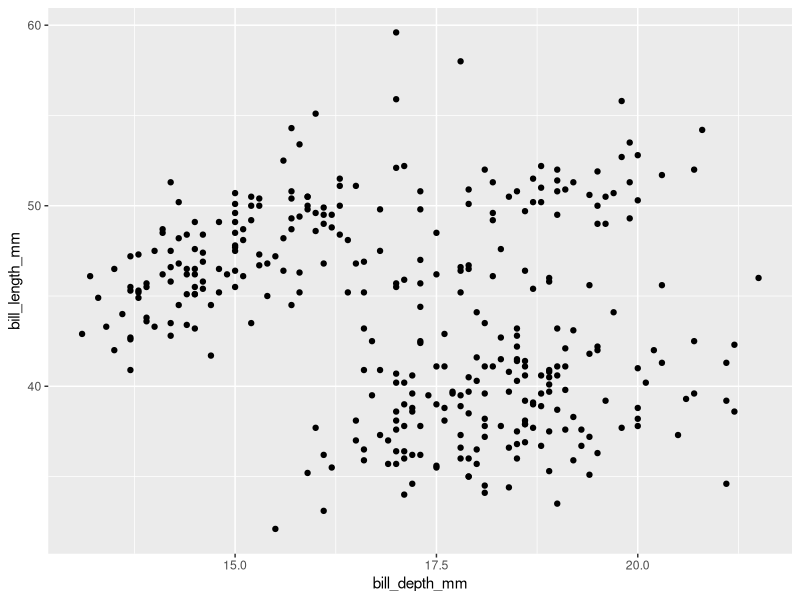
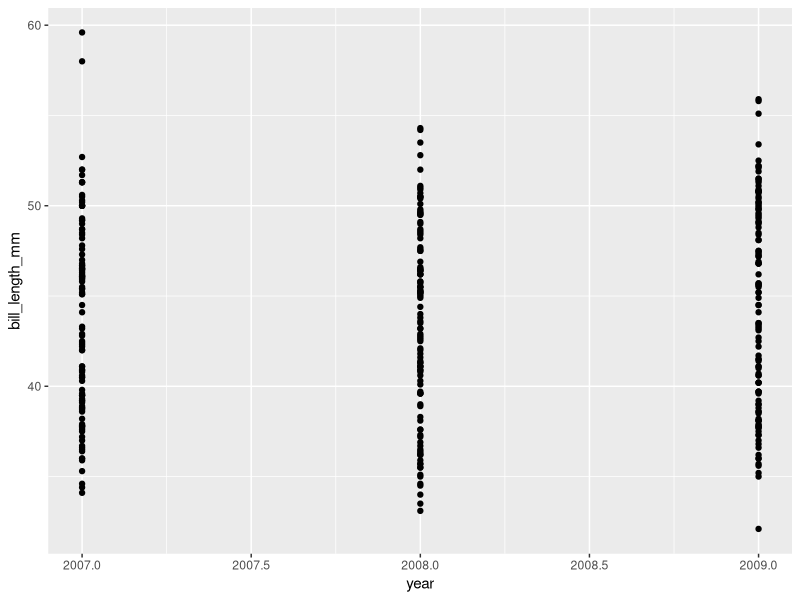
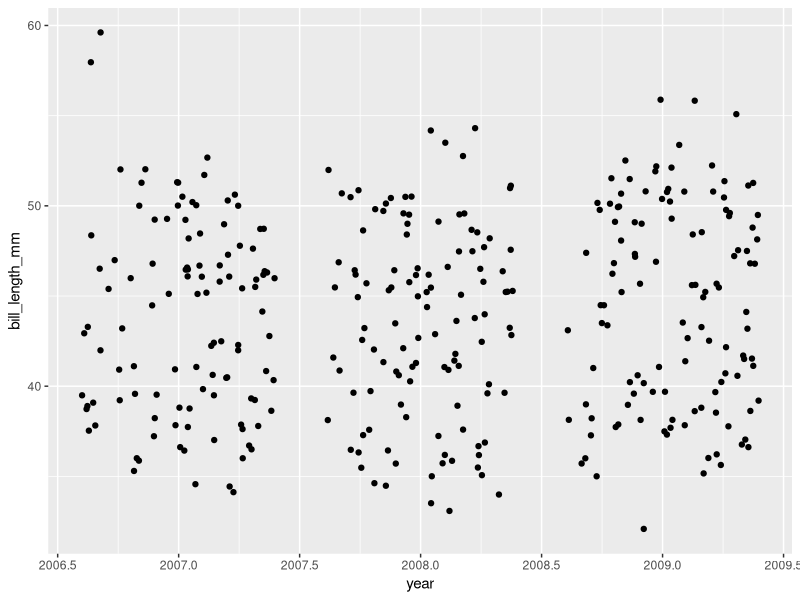
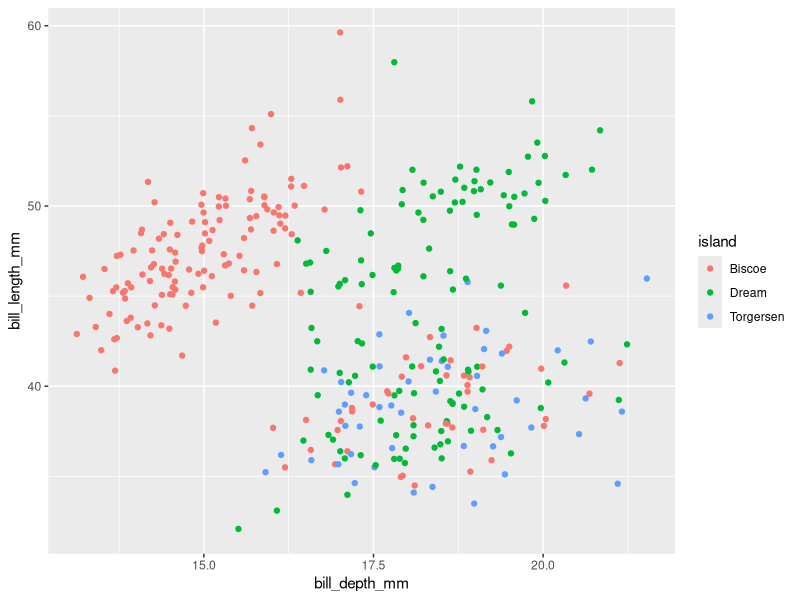
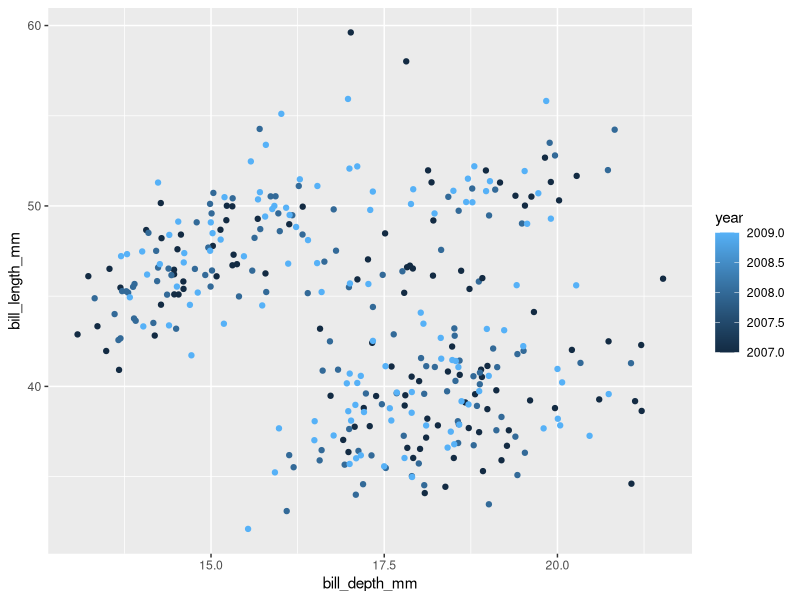
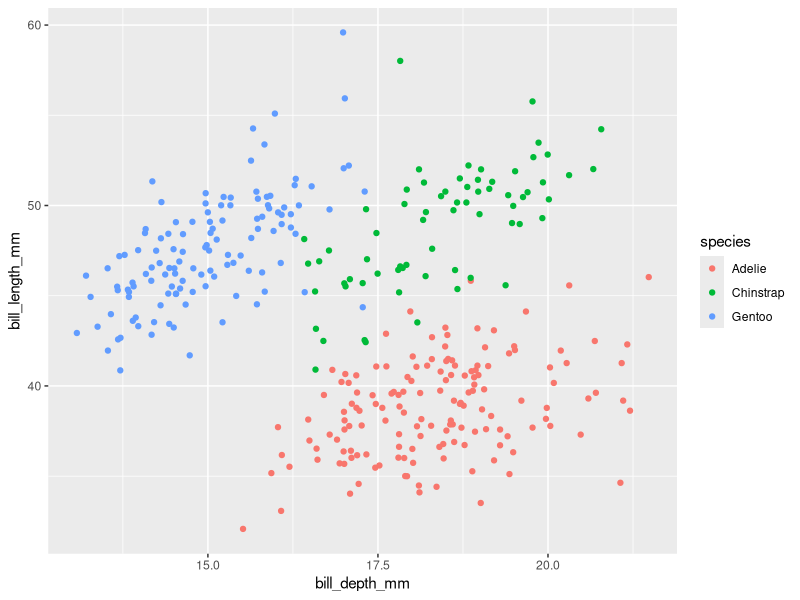
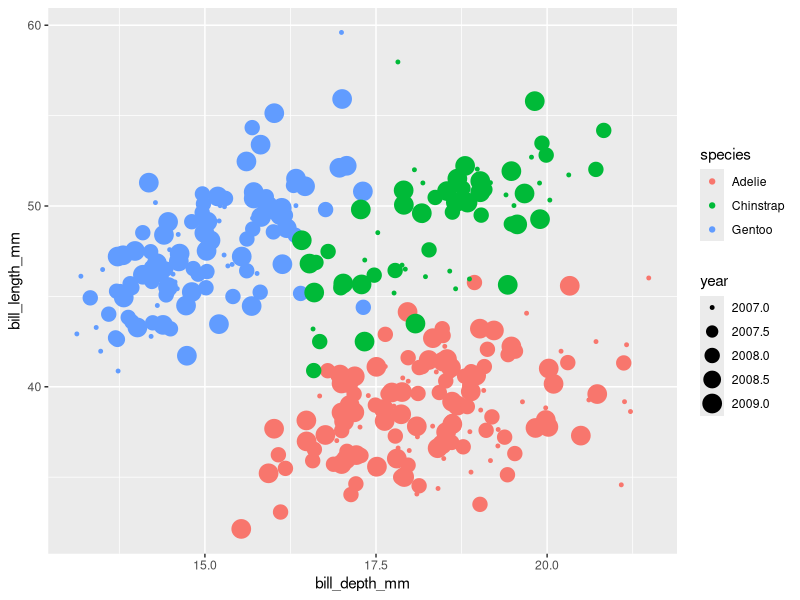
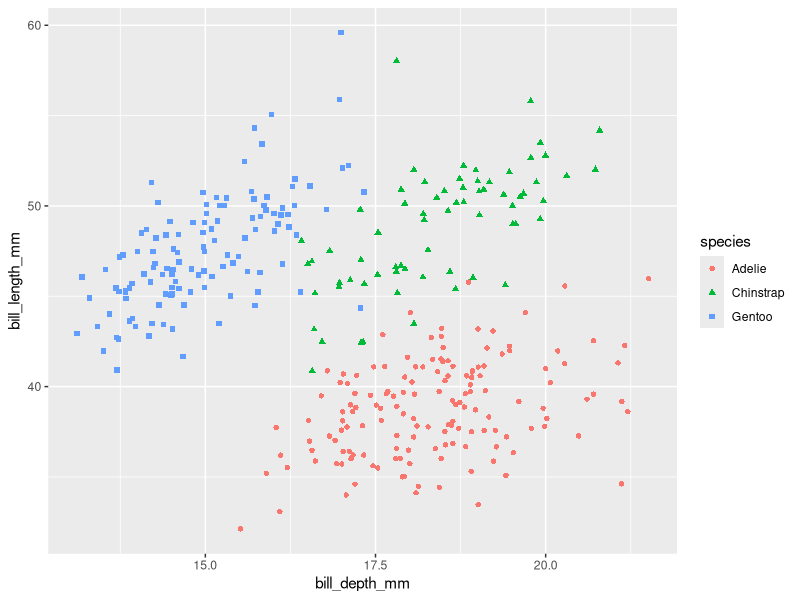

These figures' R source, in order:
## ---- chunk 1
knitr::opts_chunk$set(
  echo = TRUE,
  fig.retina = 3
)
## ---- chunk 2
# install.packages("tidyverse")
# install.packages("palmerpenguins")
library(tidyverse)
## ---- chunk 3
penguins <- palmerpenguins::penguins
## ---- chunk 4
penguins
## ---- chunk 5
ggplot(data = penguins) +
  geom_point(
    mapping = aes(x = bill_depth_mm,
                  y = bill_length_mm)
  )
## ---- chunk 6
## 1a
ggplot(data = penguins) +
  geom_point(
    mapping = aes(x = year, 
                  y = bill_length_mm)
  )

# 1b
ggplot(data = penguins) +
  geom_jitter(
    mapping = aes(x = year, 
                  y = bill_length_mm)
  )
## ---- chunk 7
ggplot(data = penguins) + 
  geom_jitter(
    mapping = aes(x = bill_depth_mm, 
                  y = bill_length_mm, 
                  colour = island)
  )
## ---- chunk 8
## 2a
ggplot(data = penguins) + 
  geom_jitter(
    mapping = aes(x = bill_depth_mm, 
                  y = bill_length_mm,
                  colour = year)
  )

# 2b
ggplot(data = penguins) + 
  geom_jitter(
    mapping = aes(x = bill_depth_mm, 
                  y = bill_length_mm,
                  colour = species)
  )
## ---- chunk 9
ggplot(data = penguins) + 
  geom_jitter(
    mapping = aes(x = bill_depth_mm, 
                  y = bill_length_mm, 
                  colour = species, 
                  size = year)
  )
## ---- chunk 10
ggplot(data = penguins) + 
  geom_jitter(
    mapping = aes(x = bill_depth_mm, 
                  y = bill_length_mm, 
                  colour = species, 
                  shape = species)
  )
## ---- chunk 11
ggplot(data = penguins) + 
  geom_point(
    mapping = aes(x = bill_depth_mm, 
                  y = bill_length_mm),
    colour = "blue"
  )
## ---- chunk 12
## 4a
ggplot(data = penguins) + 
  geom_point(
    mapping = aes(x = bill_depth_mm, 
                  y = bill_length_mm, 
                  alpha = year)
  )

## 4b
ggplot(data = penguins) + 
  geom_point(
    mapping = aes(x = bill_depth_mm, 
                  y = bill_length_mm),
    alpha = 0.7)
## ---- chunk 13
ggplot(data = penguins) + 
  geom_boxplot(
    mapping = aes(x = species, 
                  y = bill_length_mm)
  )
## ---- chunk 14
ggplot(data = penguins) + 
  geom_jitter(
    mapping = aes(x = species, 
                  y = bill_length_mm, 
                  colour = species)
  ) +
  geom_boxplot(
    mapping = aes(x = species,
                  y = bill_length_mm)
  )

## ---- chunk 15
ggplot(data = penguins,
       mapping = aes(x = island, 
                     y = bill_length_mm)
) + 
  geom_jitter(aes(colour = island)) +
  geom_boxplot(alpha = .6)

## ---- chunk 16
ggplot(data = penguins, 
       mapping = aes(x = bill_depth_mm, 
                     y = bill_length_mm)
) +
  geom_point(alpha = 0.5) +
  geom_smooth(method = "lm")
## ---- chunk 17
# 5a
ggplot(data = penguins, 
       mapping = aes(x = bill_depth_mm, 
                     y = bill_length_mm)) +
  geom_point(mapping = aes(colour = species),
             alpha = 0.5) +
  geom_smooth(method = "lm")

# 5b
ggplot(penguins, 
       aes(x = bill_depth_mm, 
           y = bill_length_mm)) +
  geom_point(aes(colour = species),
             alpha = 0.5) +
  geom_smooth(method = "lm", 
              aes(colour = species)) +
  geom_smooth(method = "lm", 
              colour = "black")
